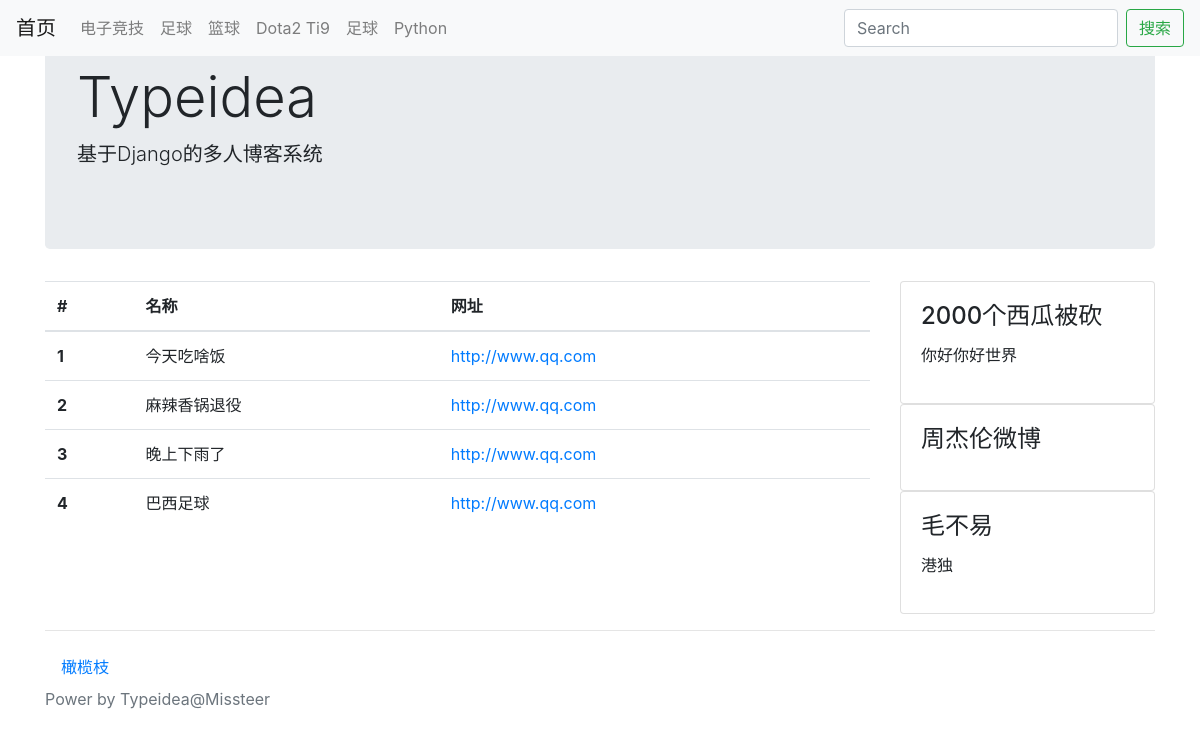
/links/, run on the app's committed database.
### blog/models.py (models this page shows)
class Category(models.Model):
    STATUS_NORMAL = 1
    STATUS_DELETE = 0
    STATUS_ITEMS =(
        (STATUS_NORMAL,'正常'),
        (STATUS_DELETE,'删除'),
    )
    name = models.CharField(max_length=50,verbose_name='名称')
    status = models.PositiveIntegerField(default=STATUS_NORMAL,choices=STATUS_ITEMS,
                                         verbose_name="状态")
    is_nav = models.BooleanField(default=False,verbose_name="是否为导航")
    owner = models.ForeignKey(User,verbose_name="作者",on_delete=models.CASCADE)
    created_time = models.DateTimeField(auto_now_add=True,verbose_name="创建时间")
    class Meta:
        verbose_name = verbose_name_plural = '分类'
    @classmethod
    def get_navs(cls):
        categories = cls.objects.filter(status=cls.STATUS_NORMAL)
        nav_categories = []
        normal_categories = []
        for cate in categories:
            if cate.is_nav:
                nav_categories.append(cate)
            else:
                normal_categories.append(cate)
        return {
            'navs':nav_categories,
            'categories':normal_categories,
        }

### config/models.py (models this page shows)
class Link(models.Model):
    STATUS_NORMAL = 1
    STATUS_DELETE = 0
    STATUS_ITEMS = (
        (STATUS_NORMAL,'正常'),
        (STATUS_DELETE,'删除'),
    )
    title = models.CharField(max_length=50,verbose_name="标题")
    href = models.URLField(verbose_name="链接") #默认长度200
    status = models.PositiveIntegerField(default=STATUS_NORMAL,choices=STATUS_ITEMS,
                                         verbose_name="状态")
    weight = models.PositiveIntegerField(default=1,choices=zip(range(1,6),
                                                               range(1,6)),verbose_name="权重",
                                                                help_text="权重高展示顺序靠前")
    owner = models.ForeignKey(User,verbose_name="作者",on_delete=models.DO_NOTHING)
    created_time = models.DateTimeField(auto_now_add=True,verbose_name="创建时间")
    class Meta:
        verbose_name = verbose_name_plural = "友链"

class SideBar(models.Model):
    DISPLAY_HTML = 1
    DISPLAY_LATEST = 2
    DISPLAY_HOT = 3
    DISPLAY_COMMENT = 4
    STATUS_SHOW = 1
    STATUS_HIDE = 0
    STATUS_ITEMS = (
        (STATUS_SHOW, '展示'),
        (STATUS_HIDE, '隐藏'),
    )
    SIDE_TYPE = (
        (1,'HTML'),
        (2,'最新文章'),
        (3, '最热文章'),
        (4, '最近评论'),
    )
    title = models.CharField(max_length=50,verbose_name="标题")
    display_type = models.PositiveIntegerField(default=1,choices=SIDE_TYPE,
                                               verbose_name="展示类型")
    content = models.CharField(max_length=500,blank=True,verbose_name="内容",
                               help_text="如果设置的不是html类型，可为空")
    status = models.PositiveIntegerField(default=STATUS_SHOW,choices=STATUS_ITEMS,
                                         verbose_name='状态')
    created_time = models.DateTimeField(auto_now_add=True,verbose_name="创建时间")
    class Meta:
        verbose_name = verbose_name_plural = "侧边栏"
    @classmethod
    def get_all(cls):
        return cls.objects.filter(status=cls.STATUS_SHOW)
    @property
    def content_html(self):
        from blog.models import Post #避免循环引用
        from comment .models import Comment
        result = ''
        if self.display_type == self.DISPLAY_HTML:
            result = self.content
        elif self.display_type == self.DISPLAY_LATEST:
            context ={
                'posts':Post.latest_posts()
            }
            result = render_to_string('config/blocks/sidebar_post.html',context)
        elif self.display_type == self.DISPLAY_HOT:
            context ={
                'posts':Post.hot_posts()
            }
            result = render_to_string('config/blocks/sidebar_post.html',context)
        elif self.display_type == self.DISPLAY_COMMENT:
            context = {
                'comments':Comment.objects.filter(status=Comment.STATUS_NORMAL)
            }
            result = render_to_string('config/blocks/sidebar_comments.html',context)
        return result

### config/views.py (the view)
# urls.py: url(r'^links/$',LinkListView.as_view(),name='links'),
class LinkListView(CommonViewMixin,ListView):
    queryset = Link.objects.filter(status=Link.STATUS_NORMAL)
    template_name = 'config/links.html'
    context_object_name = 'link_list'

### blog/views.py (called while the page is built)
    def get_context_data(self, **kwargs):
        context = super().get_context_data(**kwargs)
        context.update({
            'sidebars': SideBar.get_all(),
        })
        context.update(Category.get_navs())
        return context

### Typeidea/themes/default/templates/config/links.html (shortened to what this page needs)
{% extends "blog/base.html" %}
{% block main %}
<table class="table">
    <thead>
    <tr>
        <th scope="col">#</th>
        <th scope="col">名称</th>
        <th scope="col">网址</th>
    </tr>
    </thead>
    <tbody>
    {% for link in link_list %}
        <tr>
            <th scope="row">{{ forloop.counter }}</th>
            <td>{{ link.title }}</td>
            <td><a href="{{ link.href }}">{{ link.href }}</a> </td>
        </tr>
    {% endfor %}
    </tbody>
</table>
{% endblock %}

### Typeidea/themes/bootstrap/templates/blog/base.html (shortened to what this page needs)
<!DOCTYPE html>
<html lang="en">
<head>
    <link href="https://cdn.bootcss.com/bootstrap/4.0.0/css/bootstrap.css"
          rel="stylesheet">
</head>
<body>
<div class="container" head>
    <nav class="navbar  fixed-top navbar-expand-lg navbar-light bg-light">
        <a class="navbar-brand" href="#">首页</a>
          <div class="collapse navbar-collapse" id="navbarSupportedContent">
            <ul class="navbar-nav mr-auto">
                {% for cate in navs %}
              <li class="nav-item">
                  <a class="nav-link" href="{% url 'category-list' cate.id %}">{{ cate.name }}</a>
              </li>
            {% endfor %}
            </ul>
              <form class="form-inline my-2 my-lg-0" action="GET">
                  <input class="form-control mr-sm-2" type="search" placeholder="Search" aria-label="Search">
              <button class="btn btn-outline-success" type="submit">搜索</button>
              </form>
          </div>
        </nav>
        <div class="jumbotron">
            <h1 class="display-4">Typeidea</h1>
            <p class="lead">基于Django的多人博客系统</p>
        </div>
</div>
    <div class="container main">
        <div class="row">
        <div class="col-9 post-list">
            {% block main %}
            {% endblock %}
        </div>
        <div class="col-3">
            {% block sidebar %}
                {% for sidebar in sidebars %}
            <div class="card sidebar">
                <div class="card-body">
                    <h4 class="card-title">{{sidebar.title}}</h4>
                    <p>
                        {{ sidebar.content_html }}
                    </p>
                </div>
            </div>
            {% endfor %}
            {% endblock %}
        </div>
    </div>
    </div>
<footer class="footer">
    {% block footer %}
    <div class="container">
        <hr/>
        <nav class="nav category">
            {% for cate in categories %}
            <a href="{% url 'categoty-list' cate.id %}" class="nav-link">{{ cate.name }}</a>
            {% endfor %}
            </nav>
    </div>
    <div class="container power">
        <span class="text-muted">Power by Typeidea@Missteer</span>
    </div>
    {% endblock %}
</footer>
</body>
</html>

### data on the page
Category: name "电子竞技"
Category: name "足球"
Category: name "篮球"
Category: name "Dota2 Ti9"
Category: name "足球"
Category: name "Python"
Link: title "今天吃啥饭", href "http://www.qq.com"
Link: title "麻辣香锅退役", href "http://www.qq.com"
Link: title "晚上下雨了", href "http://www.qq.com"
Link: title "巴西足球", href "http://www.qq.com"
SideBar: title "2000个西瓜被砍", content_html "你好你好世界"
SideBar: title "周杰伦微博"
SideBar: title "毛不易", content_html "港独"
Category: name "橄榄枝"
